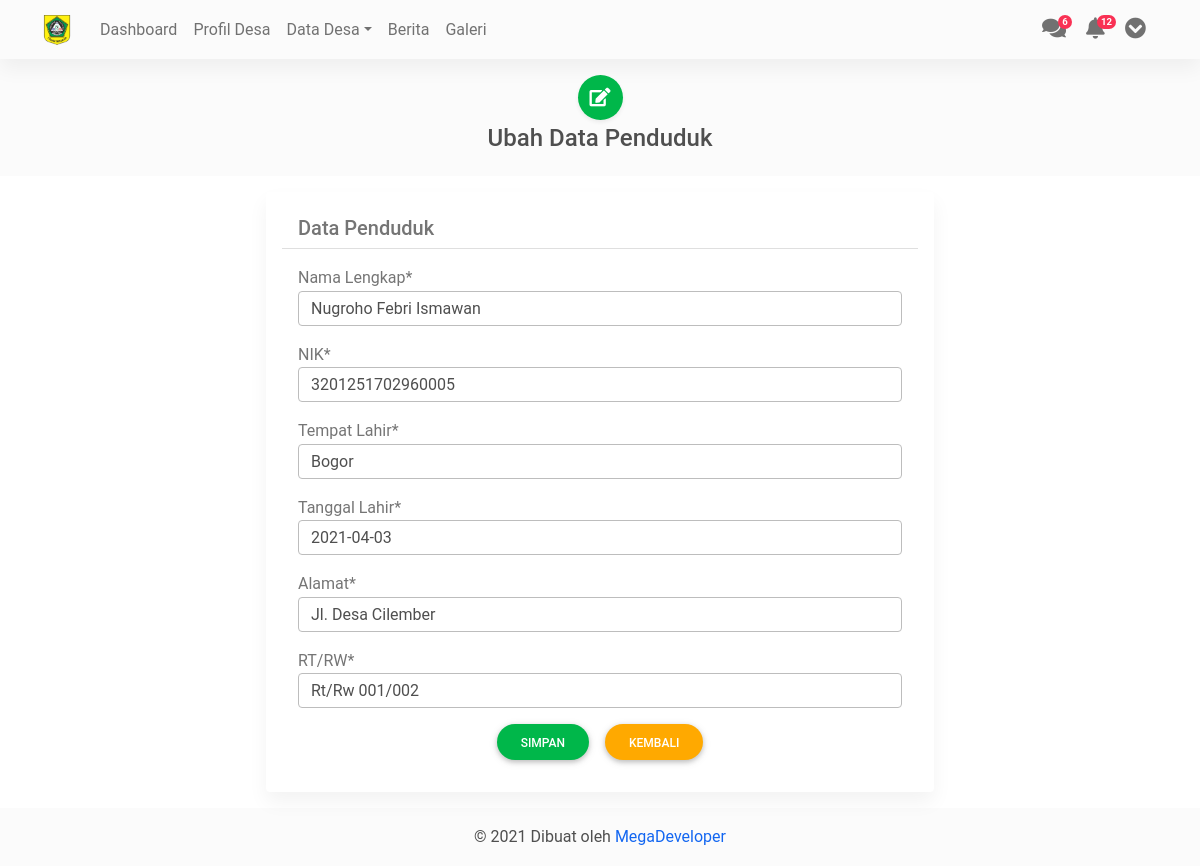
/edit_penduduk/nugroho-febri-ismawan/, run on the app's committed database.
### sys_admin/models.py (models this page shows, shortened)
class Penduduk(models.Model):
    nama    = models.CharField(max_length=150, null=True)
    slug    = models.SlugField(max_length=150)
    nik     = models.CharField(max_length=150, null=True)
    tml     = models.CharField(max_length=150, null=True)
    ttl     = models.DateField()
    alamat  = models.CharField(max_length=150, null=True)
    rtrw    = models.CharField(max_length=150, null=True)
    created = models.DateTimeField(auto_now_add=True)
    update  = models.DateTimeField(auto_now=True)
    class Meta:
        ordering = ['-update']

### sys_admin/views.py (the view)
# urls.py: path('edit_penduduk/<str:slug>/', views.edit_penduduk, name='edit_penduduk'),
def edit_penduduk(request, slug):
    post = get_object_or_404(Penduduk, slug=slug)
    if request.method == 'POST':
        form = PendudukEditForm(request.POST or None, instance=post)
        if form.is_valid():
            form.save()
            return redirect('data_penduduk')
    else:
        form = PendudukEditForm(instance=post)
    context = {
        'form':form,
    }
    return render(request, 'otherpage/edit_penduduk.html', context)

### sys_admin/forms.py
class PendudukEditForm(forms.ModelForm):
    def __init__(self, *args, **kwargs):
        super().__init__(*args, **kwargs)
        self.label_suffix = "*"
    nama    = forms.CharField(label="Nama Lengkap", widget=forms.TextInput(attrs={'class':'form-control'}))
    nik     = forms.CharField(label="NIK", widget=forms.TextInput(attrs={'class':'form-control'}))
    tml     = forms.CharField(label="Tempat Lahir", widget=forms.TextInput(attrs={'class':'form-control'}))
    ttl     = forms.CharField(label="Tanggal Lahir", widget=forms.DateInput(attrs={'placeholder':'YYYY-MM-DD','class':'form-control'}))
    alamat  = forms.CharField(label="Alamat", widget=forms.TextInput(attrs={'class':'form-control'}))
    rtrw    = forms.CharField(label="RT/RW", widget=forms.TextInput(attrs={'class':'form-control'}))
    class Meta:
        model   = Penduduk
        fields  = '__all__'
        exclude = ('slug','created','update',)

### sys_admin/templates/otherpage/edit_penduduk.html (shortened to what this page needs)
{% extends 'partials/main.html' %}
{% load static %}
    {% block content %}
    {% include 'partials/navbar.html' %}
    <div class="p-3 text-center bg-light">
        <span class="btn btn-lg btn-success btn-floating shadow-sm mb-1"><i class="fas fa-edit fa-lg"></i></span>
        <h4>Ubah Data Penduduk</h4>
    </div>
    <div class="container col-md-7 p-3">
        <div class="card">
            <form method="POST" enctype="multipart/form-data">
                <div class="card-body text-muted">
                    <h5 class="card-header">Data Penduduk</h5>
                    <div class="card-body">
                        <div class="form-group mb-3">
                            {{form.as_p}}
                        </div>
                        <div class="d-grid gap-3 d-md-flex justify-content-md-center">
                            <button class="btn btn-rounded btn-success" type="submit">Simpan</button>
                            <a class="btn btn-rounded btn-warning" href="{% url 'data_penduduk' %}">Kembali</a>
                        </div>
                    </div>
                </div>
            </form>
        </div>
    </div>
    {% include 'partials/footer.html' %}
    {% endblock content %}

### data on the page
Penduduk: nama "Nugroho Febri Ismawan", nik "3201251702960005", tml "Bogor", ttl "2021-04-03", alamat "Jl. Desa Cilember", rtrw "Rt/Rw 001/002"
